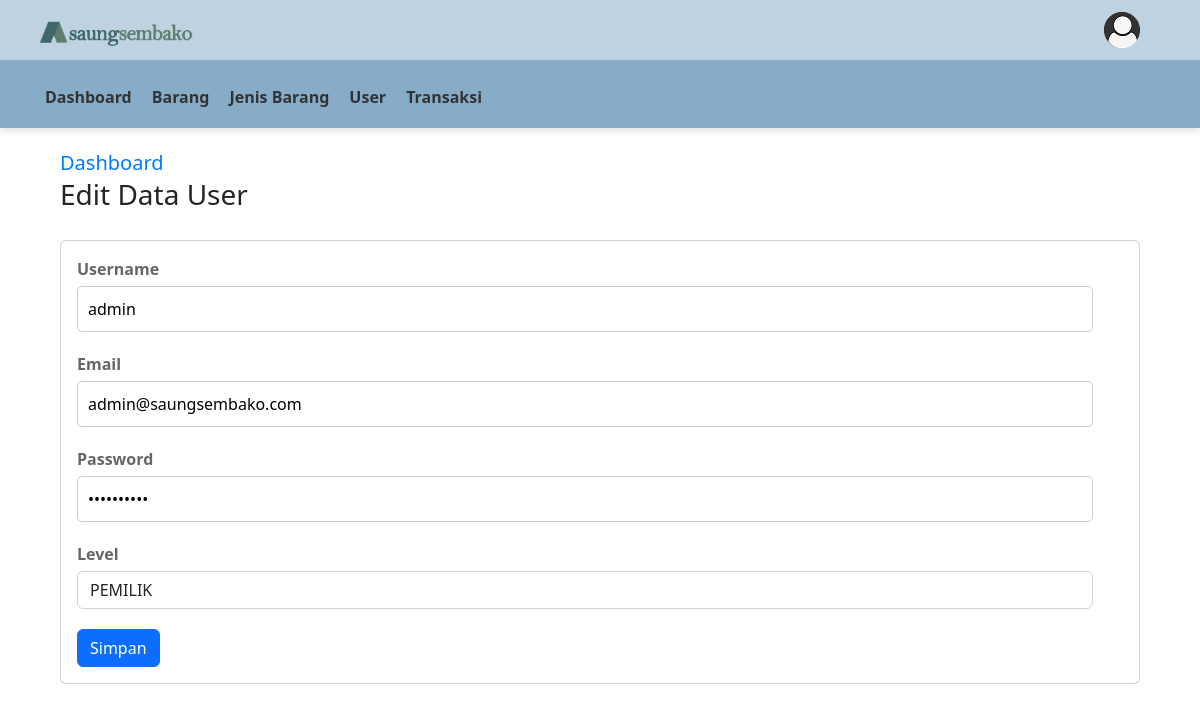
Screenshot of /pemilik/index.php?page=user&aksi=edit&id=admin (signed in) with the database file from the repository.
### tables this page shows
CREATE TABLE `users` (
  `USERNAME` varchar(64) NOT NULL,
  `EMAIL` varchar(128) NOT NULL,
  `PASSWORD` varchar(64) NOT NULL,
  `LEVEL` enum('PEMILIK','KASIR') NOT NULL
);

### pages/user/edit.php (the view, shortened to what this page needs)
<?php
   include '../inc/koneksi.php';
   ?>
<?php
   $ID=$_GET['id'];
   $EDIT ="SELECT * FROM users WHERE users.USERNAME='$ID' " or die ("Gagal melakukan query!!!!".mysql_error());
   $HASILEDIT=mysqli_query($koneksi,$EDIT);
   while ($ROW = mysqli_fetch_array($HASILEDIT)) {
      $USERNAME = $ROW['USERNAME'];
      $EMAIL = $ROW['EMAIL'];
      $PASSWORD = $ROW['PASSWORD'];
      $LEVEL = $ROW['LEVEL'];
   }
   ?>
<div class="row" style="width: 92%; margin: 0 auto; margin-top: 20px;">
   <div class="col-sm-12">
      <div class="page-title-box">
         <div class="btn-group float-right">
            <ol class="breadcrumb hide-phone p-0 m-0">
               <li class="breadcrumb-item"><a href="index.php" style="font-size: 20px; text-decoration: none; color: #007bff;">Dashboard</a></li>
            </ol>
         </div>
         <h3  class="page-title">Edit Data User</h3>
      </div>
   </div>
</div>
<div class="card m-b-30" style="width:90%; margin: 0 auto; margin-top: 20px;">
   <div class="card-body">
      <form action="#" method="post"  enctype="multipart/form-data">
         <div class="form-group">
            <b style="color: black;"><label for="text">Username</label></b>
            <input type="text" class="form-control" id="USERNAME" name="USERNAME" style="color: black; width: 100%;" value="<?php echo $USERNAME; ?>" required>
         </div>
         <div class="form-group">
            <b style="color: black;"><label for="text">Email</label></b>
            <input type="text" class="form-control" name="EMAIL" style="color: black; width: 100%" value="<?php echo $EMAIL; ?>" required>
         </div>
         <div class="form-group">
            <b style="color: black;"><label for="text">Password</label></b>
            <input type="password" class="form-control" name="PASSWORD" style="color: black; width: 100%" value="<?php echo $PASSWORD; ?>" required>
         </div>
         <div class="form-group">
            <b style="color: black;"><label for="text">Level</label></b>
            <select class="form-control show-tick" name="LEVEL" value="<?php echo $LEVEL; ?>">
               <?php
                  $query = "SELECT * FROM users";
                  $result = mysqli_query($koneksi, $query);
                  while ($row = mysqli_fetch_assoc($result)) :
                  ?>
               <option value="<?php echo $row['LEVEL']; ?>" <?php if ($row['LEVEL'] == $LEVEL) {
                  echo "selected";
                  } ?>><?php echo $row['LEVEL']; ?></option>
               <?php endwhile; ?>
            </select>
         </div>
         <div class="box-footer">
            <button type="submit" name="edit" class="btn btn-primary" value="edit">Simpan</button>
         </div>
      </form>
   </div>
</div>

### assets/css/style.css (style rules this page uses)
* { margin: 0; padding: 0; box-sizing: border-box; }
.form-group { margin-bottom: 20px; margin-right: 30px; }
.form-group label { display: block; margin-bottom: 5px; color: #666; }
.form-group input[type="text"], .form-group input[type="password"] { width: 110%; padding: 10px; font-size: 16px; border: 1px solid #ccc; border-radius: 5px; }

### rows the page displays
users: USERNAME "admin", EMAIL "admin@saungsembako.com", LEVEL "PEMILIK"
